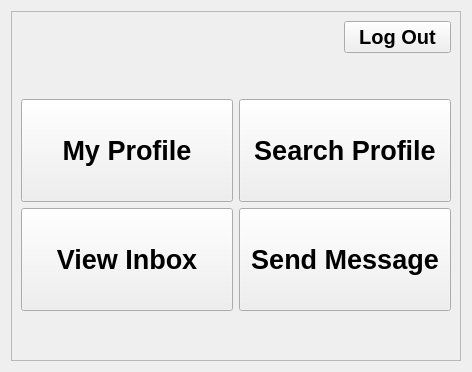
<?xml version="1.0" encoding="UTF-8"?>
<ui version="4.0">
 <class>MainMenuWidget</class>
 <widget class="QWidget" name="MainMenuWidget">
  <property name="geometry">
   <rect>
    <x>0</x>
    <y>0</y>
    <width>468</width>
    <height>368</height>
   </rect>
  </property>
  <property name="windowTitle">
   <string notr="true">Form</string>
  </property>
  <layout class="QGridLayout" name="gridLayout">
   <item row="0" column="0">
    <widget class="QFrame" name="generalFrame">
     <property name="minimumSize">
      <size>
       <width>450</width>
       <height>350</height>
      </size>
     </property>
     <property name="maximumSize">
      <size>
       <width>1000</width>
       <height>16777215</height>
      </size>
     </property>
     <property name="frameShape">
      <enum>QFrame::Shape::StyledPanel</enum>
     </property>
     <property name="frameShadow">
      <enum>QFrame::Shadow::Raised</enum>
     </property>
     <layout class="QVBoxLayout" name="verticalLayout">
      <item>
       <layout class="QHBoxLayout" name="logOutLayout" stretch="3,1">
        <item>
         <spacer name="horizontalSpacer">
          <property name="orientation">
           <enum>Qt::Orientation::Horizontal</enum>
          </property>
          <property name="sizeHint" stdset="0">
           <size>
            <width>40</width>
            <height>20</height>
           </size>
          </property>
         </spacer>
        </item>
        <item>
         <widget class="QPushButton" name="logOutButton">
          <property name="minimumSize">
           <size>
            <width>0</width>
            <height>0</height>
           </size>
          </property>
          <property name="font">
           <font>
            <family>Arial</family>
            <pointsize>15</pointsize>
            <bold>true</bold>
           </font>
          </property>
          <property name="cursor">
           <cursorShape>ArrowCursor</cursorShape>
          </property>
          <property name="text">
           <string>Log Out</string>
          </property>
          <property name="autoDefault">
           <bool>false</bool>
          </property>
         </widget>
        </item>
       </layout>
      </item>
      <item>
       <spacer name="verticalSpacer">
        <property name="orientation">
         <enum>Qt::Orientation::Vertical</enum>
        </property>
        <property name="sizeType">
         <enum>QSizePolicy::Policy::Minimum</enum>
        </property>
        <property name="sizeHint" stdset="0">
         <size>
          <width>20</width>
          <height>40</height>
         </size>
        </property>
       </spacer>
      </item>
      <item>
       <layout class="QGridLayout" name="gridLayout_2">
        <property name="leftMargin">
         <number>0</number>
        </property>
        <item row="1" column="1">
         <widget class="QPushButton" name="sendMessageButton">
          <property name="sizePolicy">
           <sizepolicy hsizetype="Preferred" vsizetype="Preferred">
            <horstretch>0</horstretch>
            <verstretch>0</verstretch>
           </sizepolicy>
          </property>
          <property name="minimumSize">
           <size>
            <width>130</width>
            <height>100</height>
           </size>
          </property>
          <property name="font">
           <font>
            <family>Arial</family>
            <pointsize>20</pointsize>
            <bold>true</bold>
           </font>
          </property>
          <property name="text">
           <string>Send Message</string>
          </property>
         </widget>
        </item>
        <item row="0" column="1">
         <widget class="QPushButton" name="searchProfilebutton">
          <property name="sizePolicy">
           <sizepolicy hsizetype="Preferred" vsizetype="Preferred">
            <horstretch>0</horstretch>
            <verstretch>0</verstretch>
           </sizepolicy>
          </property>
          <property name="minimumSize">
           <size>
            <width>115</width>
            <height>100</height>
           </size>
          </property>
          <property name="font">
           <font>
            <family>Arial</family>
            <pointsize>20</pointsize>
            <bold>true</bold>
           </font>
          </property>
          <property name="text">
           <string>Search Profile</string>
          </property>
         </widget>
        </item>
        <item row="1" column="0">
         <widget class="QPushButton" name="viewInboxButton">
          <property name="sizePolicy">
           <sizepolicy hsizetype="Preferred" vsizetype="Expanding">
            <horstretch>0</horstretch>
            <verstretch>0</verstretch>
           </sizepolicy>
          </property>
          <property name="minimumSize">
           <size>
            <width>115</width>
            <height>100</height>
           </size>
          </property>
          <property name="font">
           <font>
            <family>Arial</family>
            <pointsize>20</pointsize>
            <bold>true</bold>
           </font>
          </property>
          <property name="text">
           <string>View Inbox</string>
          </property>
         </widget>
        </item>
        <item row="0" column="0">
         <widget class="QPushButton" name="viewProfileButton">
          <property name="sizePolicy">
           <sizepolicy hsizetype="Preferred" vsizetype="Expanding">
            <horstretch>0</horstretch>
            <verstretch>0</verstretch>
           </sizepolicy>
          </property>
          <property name="minimumSize">
           <size>
            <width>100</width>
            <height>100</height>
           </size>
          </property>
          <property name="font">
           <font>
            <family>Arial</family>
            <pointsize>20</pointsize>
            <bold>true</bold>
           </font>
          </property>
          <property name="autoFillBackground">
           <bool>false</bool>
          </property>
          <property name="text">
           <string>My Profile</string>
          </property>
          <property name="iconSize">
           <size>
            <width>16</width>
            <height>16</height>
           </size>
          </property>
          <property name="autoDefault">
           <bool>false</bool>
          </property>
          <property name="default">
           <bool>false</bool>
          </property>
          <property name="flat">
           <bool>false</bool>
          </property>
         </widget>
        </item>
       </layout>
      </item>
      <item>
       <spacer name="bottomSpacer">
        <property name="orientation">
         <enum>Qt::Orientation::Vertical</enum>
        </property>
        <property name="sizeType">
         <enum>QSizePolicy::Policy::Minimum</enum>
        </property>
        <property name="sizeHint" stdset="0">
         <size>
          <width>20</width>
          <height>40</height>
         </size>
        </property>
       </spacer>
      </item>
     </layout>
    </widget>
   </item>
  </layout>
 </widget>
 <resources/>
 <connections/>
</ui>
